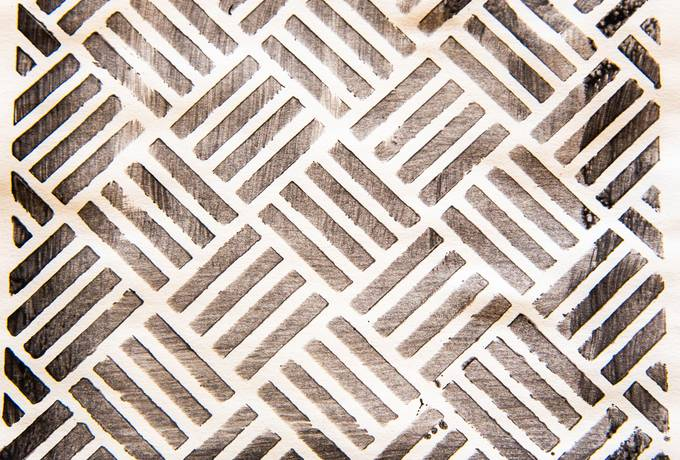
#> input picture 06-LBP/textura_1.jpg, 680 x 460 px; the run also reads 1 picture not shown here
$ jupyter execute --allow-errors 6-LBP.ipynb
#> lines starting #> are read from the running program, lines starting #| are printed output that depends on the picture
# Local Binary Patterns (LBP)

Aplication example:
- https://www.pyimagesearch.com/2015/12/07/local-binary-patterns-with-python-opencv/

[cell 1]
from skimage.feature import local_binary_pattern
import numpy as np
import matplotlib.pyplot as plt
import cv2

## Algorithm

The algorithm has two main parameters:
- Number of points, $p$.
- Circle radius (distance from the target pixel), $r$.

Next figure show the effect of those parameters, the images shows the points used using different $p$ and $r$ values.

**scikit-image algorithm link:** https://scikit-image.org/docs/dev/auto_examples/features_detection/plot_local_binary_pattern.html

## Used images

[cell 2]
from glob import glob

images = glob("./*[.jpg|.jpeg]")
images

[cell 3]
for path_im in images:
    im = cv2.imread(path_im)
#> im is the input picture: shape (460, 680, 3); mean B, G, R 172.4, 180.8, 193.8
    plt.imshow(im)
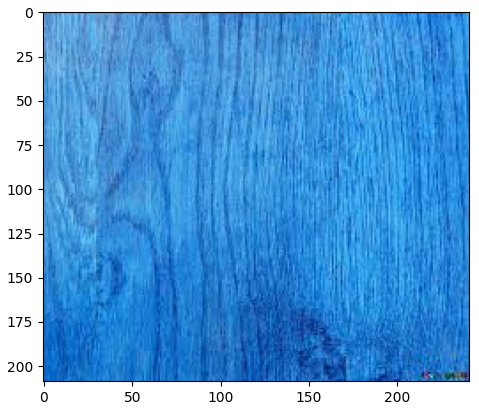
#> figure drawn by matplotlib, 1 panel; B, G, R data is drawn as R, G, B

## The algorithm

[cell 4]
from skimage.transform import rotate
from skimage.feature import local_binary_pattern
from skimage import data
from skimage.color import label2rgb

[cell 5]
def overlay_labels(image, lbp, labels):
    mask = np.logical_or.reduce([lbp == each for each in labels])
    return label2rgb(mask, image=image, bg_label=0, alpha=0.5)


def highlight_bars(bars, indexes):
    for i in indexes:
        bars[i].set_facecolor('r')


def hist(ax, lbp):
    n_bins = int(lbp.max() + 1)
    return ax.hist(lbp.ravel(), density=True, bins=n_bins, range=(0, n_bins),
                   facecolor='0.5')

[cell 6]
image = cv2.imread("./textura_2.jpeg")
image = cv2.cvtColor(image, cv2.COLOR_BGR2GRAY)
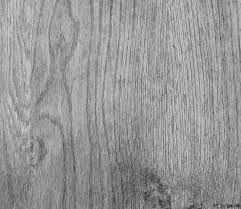
#> image: shape (209, 241); min 33, max 229, mean 150.5
plt.imshow(image, cmap="gray");

[cell 7]
radius = 3
n_points = 8 * radius

lbp = local_binary_pattern(image, n_points, radius, 'uniform')
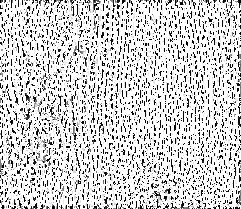
#> lbp: shape (209, 241) float64; min 0, max 25, mean 20.2; drawn with min black and max white

[cell 8]
lbp.shape
#> Out = (209, 241)

[cell 9]
# plot histograms of LBP of textures
fig, (ax_img, ax_hist) = plt.subplots(nrows=2, ncols=3, figsize=(12, 9))
plt.gray()

titles = ('edge', 'flat', 'corner')
w = width = radius - 1
edge_labels = range(n_points // 2 - w, n_points // 2 + w + 1)
flat_labels = list(range(0, w + 1)) + list(range(n_points - w, n_points + 2))
i_14 = n_points // 4            # 1/4th of the histogram
i_34 = 3 * (n_points // 4)      # 3/4th of the histogram
corner_labels = (list(range(i_14 - w, i_14 + w + 1)) +
                 list(range(i_34 - w, i_34 + w + 1)))

label_sets = (edge_labels, flat_labels, corner_labels)

for ax, labels in zip(ax_img, label_sets):
    ax.imshow(overlay_labels(image, lbp, labels))
#> this loop made 3 passes
#> pass 1, in overlay_labels, `mask = np.logical_or.reduce([lbp == each for each in labels])`:
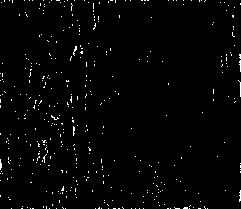
#> mask: shape (209, 241) bool; 1.7% white in thin lines or dots
#> pass 2, in overlay_labels (call 2), `mask = np.logical_or.reduce([lbp == each for each in labels])`:
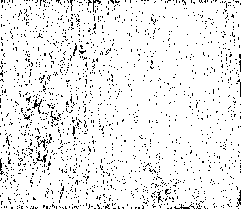
#> mask: shape (209, 241) bool; 92.9% white; black in thin lines or dots
#> pass 3, in overlay_labels (call 3), `mask = np.logical_or.reduce([lbp == each for each in labels])`:
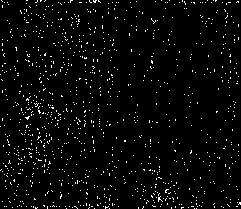
#> mask: shape (209, 241) bool; 3.2% white in thin lines or dots

for ax, labels, name in zip(ax_hist, label_sets, titles):
    counts, _, bars = hist(ax, lbp)
    highlight_bars(bars, labels)
    ax.set_ylim(top=np.max(counts[:-1]))
    ax.set_xlim(right=n_points + 2)
    ax.set_title(name)

ax_hist[0].set_ylabel('Percentage')
for ax in ax_img:
    ax.axis('off')
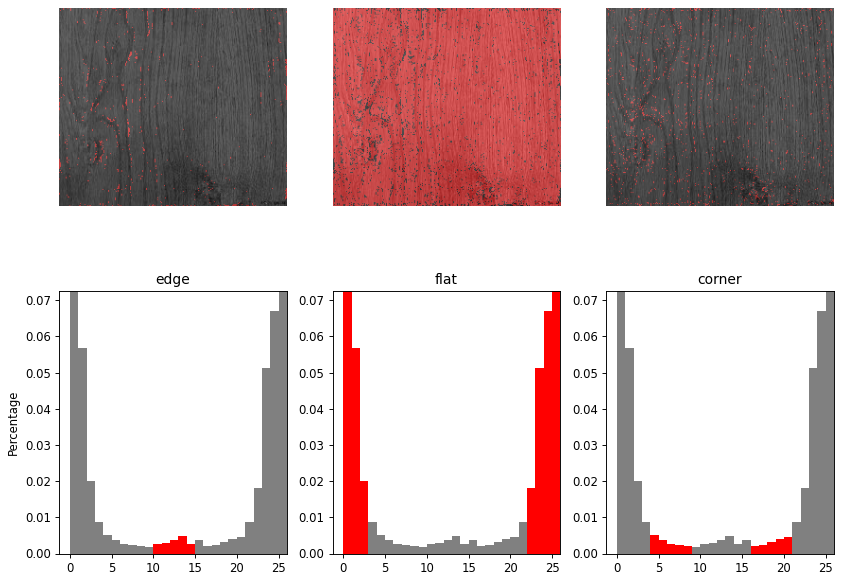
#> figure drawn by matplotlib, 6 panels; panel 4: tallest bar 0.643 high, from x = 25 to 26; panel 5: tallest bar 0.643 high, from x = 25 to 26; panel 6: tallest bar 0.643 high, from x = 25 to 26

## Tasks

Using the images from the train and test folders, used respectively as train and test data, build an image classifier.

Each image class is specified in its file name. There are three classes: banded, braided i veined.

You can use a linear SVM.

Explain the results.

## Build a Classifier

[cell 10]
import cv2
import numpy as np
from skimage.feature import local_binary_pattern
from sklearn.svm import SVC
from sklearn.metrics import classification_report, accuracy_score, confusion_matrix
from glob import glob
import os
import seaborn as sns
import matplotlib.pyplot as plt

[cell 11]
"""
Extract LBP features from an image.
"""

def extract_features(image_path, radius=3):
    n_points = 8 * radius
    image = cv2.imread(image_path, cv2.IMREAD_GRAYSCALE) # Read in greyscale
    lbp = local_binary_pattern(image, n_points, radius, method="uniform")
    print(f'lbp shape: {lbp.shape}')
    (hist, _) = np.histogram(lbp.ravel(), bins=np.arange(0, n_points + 3), range=(0, n_points + 2))

    # Normalize the histogram
    hist = hist.astype("float")
    hist /= (hist.sum() + 1e-7)
    return hist

[cell 12]
def prepare_data(folder_path):
    features = []
    labels = []
    for img_path in glob(os.path.join(folder_path, "*.jpg")):
        label = os.path.basename(img_path).split('_')[0]
        print(f'Label of {img_path} is {label}')
        feature_vector = extract_features(img_path)
        features.append(feature_vector)
        labels.append(label)
    return np.array(features), np.array(labels)

# Paths --> training and testing folders
train_folder = 'train'
test_folder = 'test'

X_train, y_train = prepare_data(train_folder)
#> X_train = empty array; y_train = empty array
X_test, y_test = prepare_data(test_folder)
#> X_test = empty array; y_test = empty array
